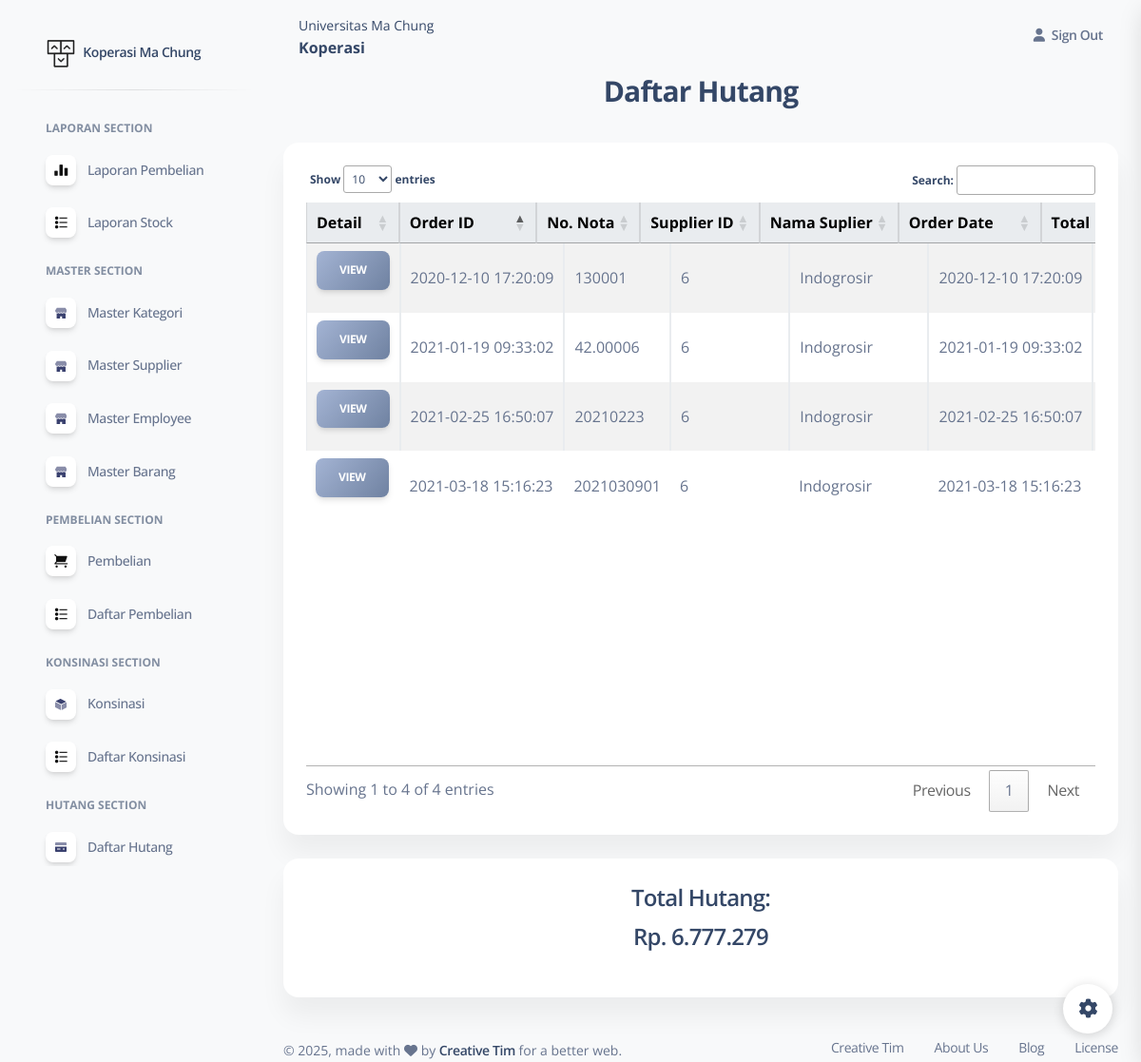
The page /daftar-hutang.php (signed in) on the database its author committed.
### tables this page shows
CREATE TABLE `orders` (
  `OrderID` varchar(20) NOT NULL,
  `SupplierID` int(10) unsigned NOT NULL,
  `EmployeeID` int(10) unsigned NOT NULL,
  `OrderDate` datetime NOT NULL,
  `SubTotal` double default '0',
  `DiskonTransaksi` double default '0',
  `GrandTotalOrder` double default '0',
  `Tunai` double default '0',
  `JmlAngsuran` int(10) default '0',
  `No_Nota` varchar(20) default NULL,
  PRIMARY KEY  (`OrderID`),
  KEY `FK_orders_employeeid` (`EmployeeID`),
  KEY `FK_orders_customer_id` (`SupplierID`),
  CONSTRAINT `orders_ibfk_1` FOREIGN KEY (`EmployeeID`) REFERENCES `employees` (`EmployeeID`) ON UPDATE CASCADE,
  CONSTRAINT `orders_ibfk_2` FOREIGN KEY (`SupplierID`) REFERENCES `suppliers` (`SupplierID`) ON UPDATE CASCADE
);

CREATE TABLE `suppliers` (
  `SupplierID` int(10) unsigned NOT NULL auto_increment,
  `CompanyName` varchar(40) NOT NULL default '',
  `ContactName` varchar(30) default '',
  `ContactTitle` varchar(30) default '',
  `Address` varchar(60) default '',
  `City` varchar(15) default '',
  `Region` varchar(15) default '',
  `PostalCode` varchar(10) default '',
  `Country` varchar(15) default '',
  `Phone` varchar(24) default '',
  `Fax` varchar(24) default '',
  `HomePage` varchar(255) default '',
  PRIMARY KEY  (`SupplierID`),
  KEY `idx_suppliers_product_name` (`CompanyName`),
  KEY `idx_suppliers_postalcode` (`PostalCode`)
);

### daftar-hutang.php (the view, shortened to what this page needs)
<?php
require 'src/connection.php';
$sql_hutang = "SELECT * , (GrandTotalOrder-Tunai) as Hutang
               FROM orders o JOIN suppliers s ON(o.SupplierID=s.SupplierID) HAVING Hutang > 0
               ORDER BY OrderID DESC";
$result_hutang = mysqli_query($conn, $sql_hutang);
function buatRupiah($angka)
{
    $hasil = "Rp " . number_format($angka, 2, ',', '.');
    return $hasil;
}
?>
<html>
<head>
</head>
<body class="g-sidenav-show  bg-gray-100">
    <main class="main-content border-radius-lg ">
        <div class="container-fluid">
            <h3>
                <center>Daftar Hutang</center>
            </h3>
            <br>
            <div class="card">
                <div class="card-body">
                    <table id="scrollTable3" class="table table-bordered table-striped" width="100%">
                        <thead class="table-light">
                            <tr>
                                <th>Detail</th>
                                <th>Order ID</th>
                                <th>No. Nota</th>
                                <th>Supplier ID</th>
                                <th>Nama Suplier</th>
                                <th>Order Date</th>
                                <th>Total</th>
                            </tr>
                        </thead>
                        <tbody>
                            <?php
                            $totalHutang = 0;
                            if (mysqli_num_rows($result_hutang) > 0) {
                                $c = 1;
                                while ($row = mysqli_fetch_assoc($result_hutang)) {
                                    $totalHutang += $row["Hutang"]; ?>
                                    <tr>
                                        <td><button type="button" class="btn bg-gradient-secondary" data-bs-toggle="modal" data-bs-target="#modals<?= $c; ?>" id="">
                                                View
                                            </button></a>
                                        </td>
                                        <td><?= $row["OrderID"]; ?></td>
                                        <td><?= $row["No_Nota"]; ?></td>
                                        <td><?= $row["SupplierID"]; ?></td>
                                        <td><?= $row["CompanyName"]; ?></td>
                                        <td><?= $row["OrderDate"]; ?></td>
                                        <td align='right'><?= buatRupiah($row["SubTotal"]); ?></td>
                                    </tr>
                            <?php $c++;
                                }
                            } else {
                                echo "0 results";
                            } ?>
                        </tbody>
                    </table>
                </div>
            </div>
            <br>
            <div class="card">
                <div class="card-body">
                    <h4 align='center'>Total Hutang:</h4>
                    <form action="">
                        <div class="form-group">
                            <div class="row">
                                <div class="d-flex justify-content-center">
                                    <h4>Rp. <?= number_format($totalHutang, '0', '', '.'); ?></h4>
                                </div>
                            </div>
                        </div>
                    </form>
                </div>
            </div>
            <br>
        </div>
    </main>
</body>
</html>

### assets/css/nucleo-svg.css (style rules this page uses)
.icon { display: inline-block; color: #111111; height: 1em; width: 1em; }
.icon-sm { height: 0.8em; width: 0.8em; }
.icon { fill: currentColor; stroke: none; }

### rows shown on the page
orders: OrderID "2021-03-18 15:16:23", No_Nota "2021030901", SupplierID.SupplierID "6", SupplierID.CompanyName "Indogrosir", OrderDate "2021-03-18 15:16:23"
orders: OrderID "2021-02-25 16:50:07", No_Nota "20210223", SupplierID.SupplierID "6", SupplierID.CompanyName "Indogrosir", OrderDate "2021-02-25 16:50:07"
orders: OrderID "2021-01-19 09:33:02", No_Nota "42.00006", SupplierID.SupplierID "6", SupplierID.CompanyName "Indogrosir", OrderDate "2021-01-19 09:33:02"
orders: OrderID "2020-12-10 17:20:09", No_Nota "130001", SupplierID.SupplierID "6", SupplierID.CompanyName "Indogrosir", OrderDate "2020-12-10 17:20:09"

### other values the page prints
$totalHutang "6.777.279"
